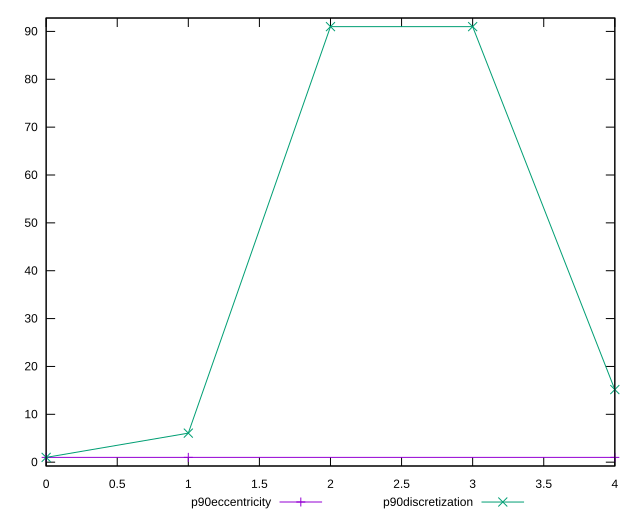

Write the gnuplot code that produced this figure.
reset

$p90Eccentricity <<EOF
0 0.9999999999999993
1 1.0000000000000009
4 1.0000000000000009
EOF

$p90Discretization <<EOF
0 1
1 6.066666666666666
2 91
3 91
4 15.166666666666666
EOF

set key outside below
set xrange [0:4]
set yrange [-0.8000000000000007:92.8]
set trange [-0.8000000000000007:92.8]
set terminal svg size 640, 520 enhanced background rgb 'white'
set output "report_00009_2021-02-08T22-37-41.559Z/uses-long-cache-ttl/progression/eccentricity.svg"

plot $p90Eccentricity title "p90eccentricity" with linespoints, \
     $p90Discretization title "p90discretization" with linespoints

reset
